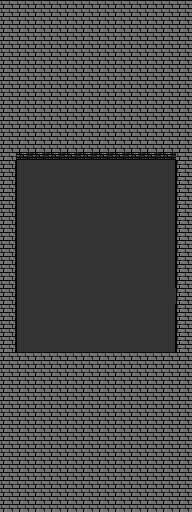

A 2D game scene composited from a Tiled map and its tileset images. What follows is a short description and the map's XML, with every tile layer's data as written:
An orthogonal 12x32 tile map with 16x16 px tiles, 2 tile layers (ground, object), 2 tilesets.

<map version="1.2" tiledversion="1.2.3" orientation="orthogonal" renderorder="right-down" width="12" height="32" tilewidth="16" tileheight="16" infinite="0" nextlayerid="49" nextobjectid="95">
 <tileset firstgid="1" name="tileset" tilewidth="16" tileheight="16" tilecount="300" columns="10">
  <image source="tile.png" width="160" height="480" />
 </tileset>
 <tileset firstgid="301" name="tile" tilewidth="1" tileheight="1" tilecount="0" columns="0" />
 <layer id="47" name="ground" width="12" height="32">
  <data encoding="csv">
0,0,0,0,0,0,0,0,0,0,0,0,
0,0,0,0,0,0,0,0,0,0,0,0,
0,0,0,0,0,0,0,0,0,0,0,0,
0,0,0,0,0,0,0,0,0,0,0,0,
0,0,0,0,0,0,0,0,0,0,0,0,
0,0,0,0,0,0,0,0,0,0,0,0,
0,0,0,0,0,0,0,0,0,0,0,0,
0,0,0,0,0,0,0,0,0,0,0,0,
0,0,0,0,0,0,0,0,0,0,0,0,
0,248,249,249,249,249,249,249,249,249,250,0,
0,258,256,256,256,256,256,256,256,256,260,0,
0,258,256,256,256,256,256,256,256,256,260,0,
0,258,256,256,256,256,256,256,256,256,260,0,
0,258,256,256,256,256,256,256,256,256,260,0,
0,258,256,256,256,256,256,256,256,256,260,0,
0,258,256,256,256,256,256,256,256,256,260,0,
0,258,256,256,256,256,256,256,256,256,260,0,
0,258,256,256,256,256,256,256,256,256,260,0,
0,258,256,256,256,256,256,256,256,256,256,0,
0,258,256,256,256,256,256,256,256,256,260,0,
0,258,256,256,256,256,256,256,256,256,260,0,
0,258,256,256,256,256,256,256,256,256,260,0,
0,258,256,256,256,256,256,256,256,256,260,0,
0,258,256,256,256,256,256,256,256,256,260,0,
0,0,0,0,0,0,0,0,0,0,0,0,
0,0,0,0,0,0,0,0,0,0,0,0,
0,0,0,0,0,0,0,0,0,0,0,0,
0,0,0,0,0,0,0,0,0,0,0,0,
0,0,0,0,0,0,0,0,0,0,0,0,
0,0,0,0,0,0,0,0,0,0,0,0,
0,0,0,0,0,0,0,0,0,0,0,0,
0,0,0,0,0,0,0,0,0,0,0,0
</data>
 </layer>
 <layer id="48" name="object" width="12" height="32">
  <data encoding="csv">
229,229,229,229,229,229,229,229,229,229,229,229,
229,229,229,229,229,229,229,229,229,229,229,229,
229,229,229,229,229,229,229,229,229,229,229,229,
229,229,229,229,229,229,229,229,229,229,229,229,
229,229,229,229,229,229,229,229,229,229,229,229,
229,229,229,229,229,229,229,229,229,229,229,229,
229,229,229,229,229,229,229,229,229,229,229,229,
229,229,229,229,229,229,229,229,229,229,229,229,
229,229,229,229,229,229,229,229,229,229,229,219,
219,239,239,239,239,239,239,239,239,239,239,219,
230,0,0,0,0,0,0,0,0,0,0,228,
230,0,0,0,0,0,0,0,0,0,0,228,
230,0,0,0,0,0,0,0,0,0,0,228,
230,0,0,0,0,0,0,0,0,0,0,228,
230,0,0,0,0,0,0,0,0,0,0,228,
230,0,0,0,0,0,0,0,0,0,0,228,
230,0,0,0,0,0,0,0,0,0,0,228,
230,0,0,0,0,0,0,0,0,0,0,228,
230,0,0,0,0,0,0,0,0,0,0,228,
230,0,0,0,0,0,0,0,0,0,0,228,
230,0,0,0,0,0,0,0,0,0,0,228,
230,0,0,0,0,0,0,0,0,0,0,228,
229,219,219,219,219,219,219,219,219,219,219,229,
229,229,229,229,229,229,229,229,229,229,229,229,
229,229,229,229,229,229,229,229,229,229,229,229,
229,229,229,229,229,229,229,229,229,229,229,229,
229,229,229,229,229,229,229,229,229,229,229,229,
229,229,229,229,229,229,229,229,229,229,229,229,
229,229,229,229,229,229,229,229,229,229,229,229,
229,229,229,229,229,229,229,229,229,229,229,229,
229,229,229,229,229,229,229,229,229,229,229,229,
229,229,229,229,229,229,229,229,229,229,229,229
</data>
 </layer>
</map>
